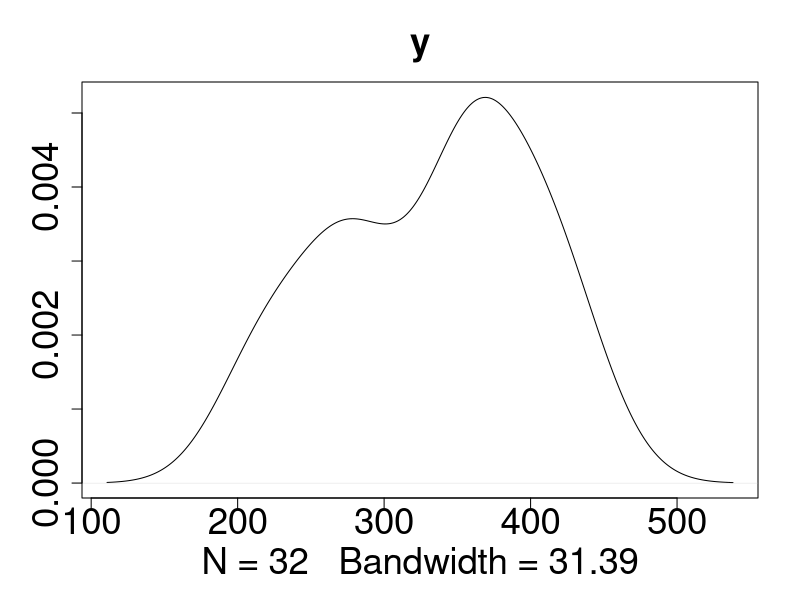
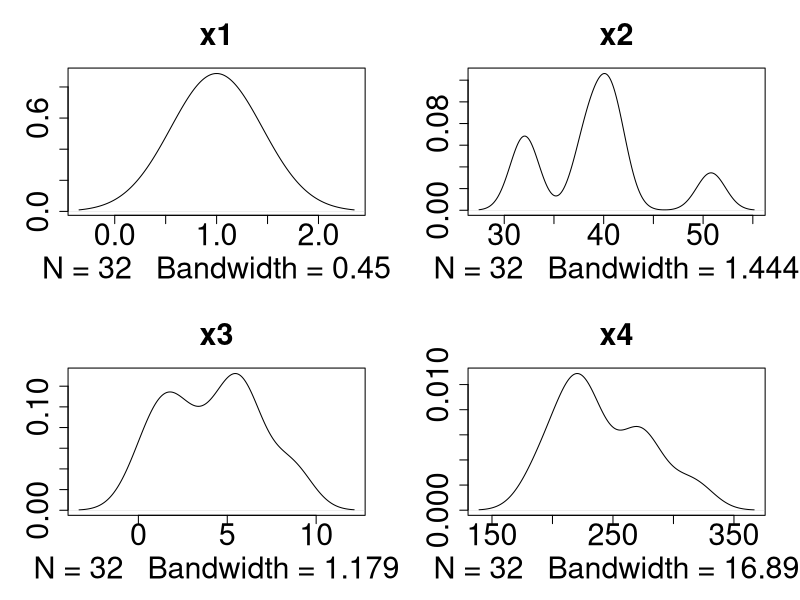
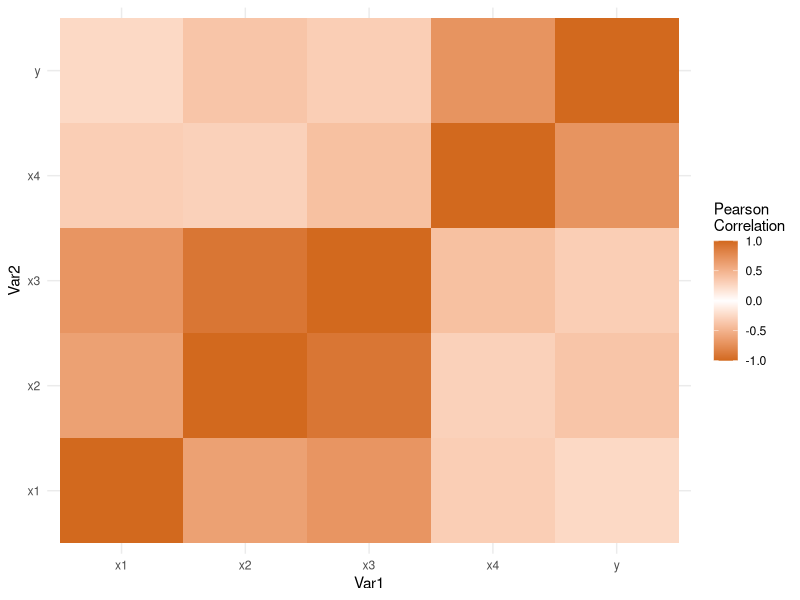

These charts were generated, in order, by the following R code:
## ---- chunk 1
knitr::opts_chunk$set(echo = TRUE)
library(ggplot2)
library(reshape2)
## ---- chunk 2
# centering data matrix
df = read.csv('data.csv')
n = ncol(df)
one = array(1,dim=n)
I = diag(n)
C = I - 1/n * (one %*% t(one))

# L2 regularization requirements
lambda = as.array(10^seq(-20, 10, by=0.1))
l = length(lambda)
MSE_l2 = array(NA, dim=l)
betas = matrix(NA, nrow=l, ncol=n)

# data
ones = array(1, dim=nrow(df))
X  = as.matrix(cbind(ones, df[-5]))
y  = as.matrix(df[5])

# pre-processing

# KDE of y
scaler=0.3
font=2.2
jpeg("./images/y_kernel.jpg", width=4096*scaler, height=2160*scaler)
plot(density(X[,5]), main='y', cex.lab=font, cex.axis=font, cex.main=font, cex.sub=font, ylab='')
dev.off()

# KDE of X
jpeg("./images/KDEs.jpg", width=4096*scaler, height=2160*scaler)
par(mfrow = c(2, 2))
plot(density(X[,1]), main='x1', cex.lab=font, cex.axis=font, cex.main=font, cex.sub=font, ylab='')
plot(density(X[,2]), main='x2', cex.lab=font, cex.axis=font, cex.main=font, cex.sub=font, ylab='')
plot(density(X[,3]), main='x3', cex.lab=font, cex.axis=font, cex.main=font, cex.sub=font, ylab='')
plot(density(X[,4]), main='x4', cex.lab=font, cex.axis=font, cex.main=font, cex.sub=font, ylab='')
dev.off()

# heatmap
jpeg("./images/heatmap.jpg", width=4096*scaler, height=2160*scaler)
par(mfrow = c(1, 1))
cormat = round(cor(df),2)
melted_cormat = melt(cormat)
ggplot(data = melted_cormat, aes(x=Var1, y=Var2, fill=value)) +
  geom_tile() +
  scale_fill_gradient2(low="chocolate",
                       high="chocolate",
                       mid="white",
                       midpoint = 0,
                       limit = c(-1,1),
                       space = "Lab",
                       name="Pearson\nCorrelation") +
  theme_minimal()
dev.off()

# L2 regularization
for(i in 1:l){
  beta = solve(t(X) %*% X + lambda[i]*diag(n) ) %*% t(X) %*% y
  y_pred_l2 = X %*% beta
  MSE_l2[i] = sum((y_pred_l2 - y)^2)
  betas[i,] = beta
}
l2_beta_opt = betas[which.min(MSE_l2),]
l2_min_MSE = min(MSE_l2)
round(l2_beta_opt,3)

# generalized linear regression
y_glm = glm(df$y~df$x1+df$x2+df$x3+df$x4, family='gaussian', data=df)
glm_beta_opt = as.array(y_glm$coefficients[1:5])
y_pred_glm = X %*% glm_beta_opt
glm_MSE = sum((y_pred_glm - y)^2)
glm_MSE
glm_beta_opt

# result
if(l2_min_MSE<glm_MSE) cat('L2 regularization beta:',round(l2_beta_opt,3)) else cat('GLM regularization beta:',round(glm_beta_opt))
